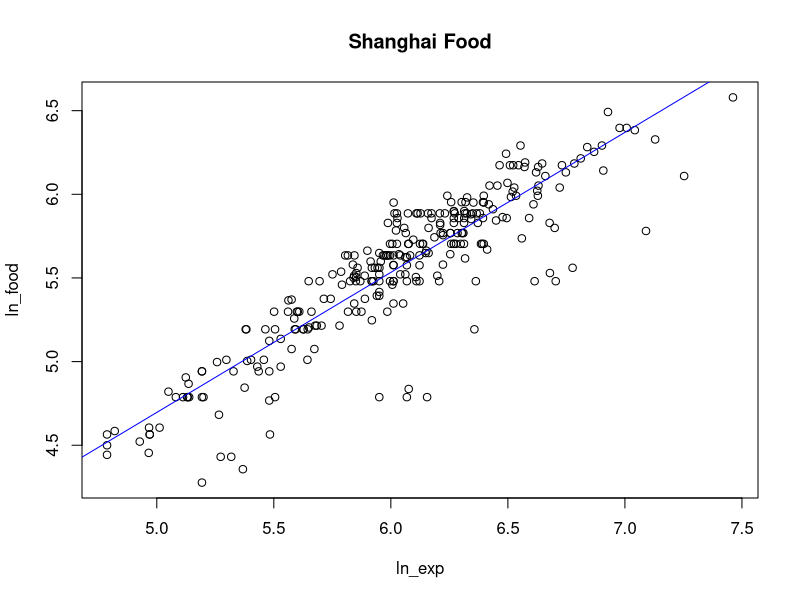
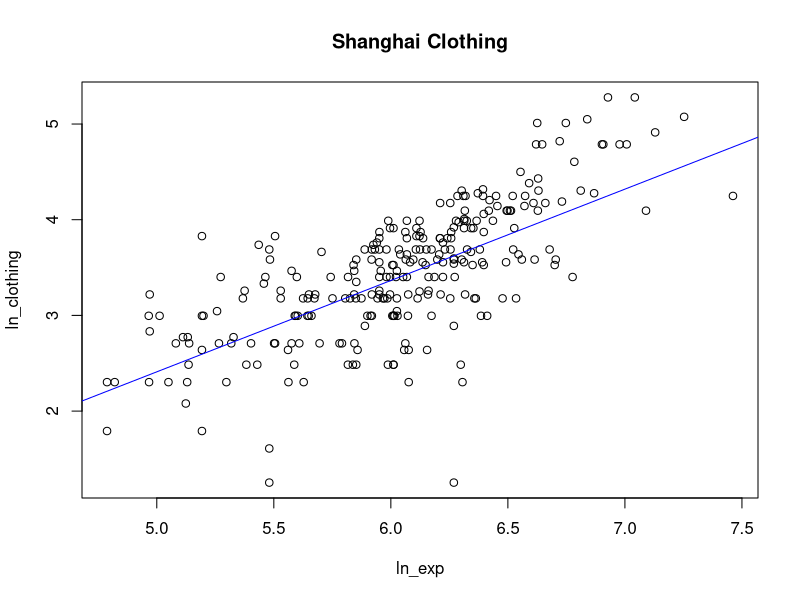
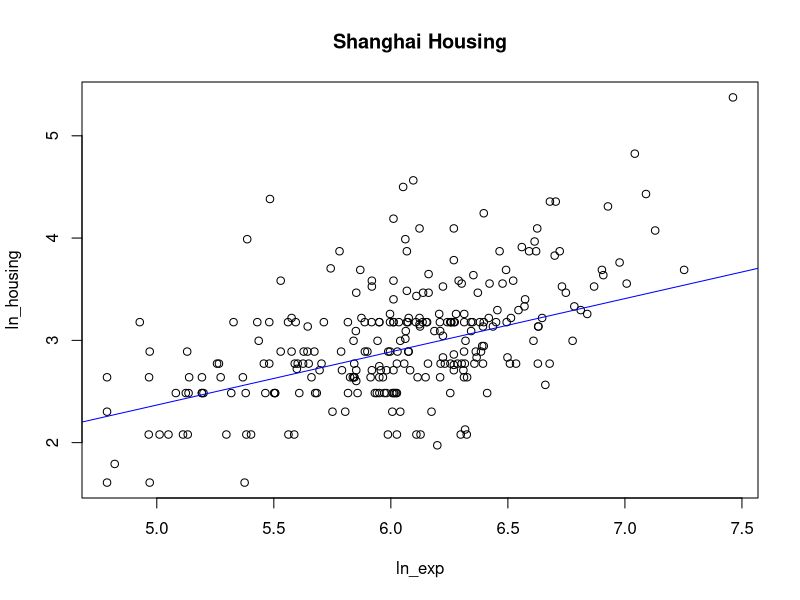
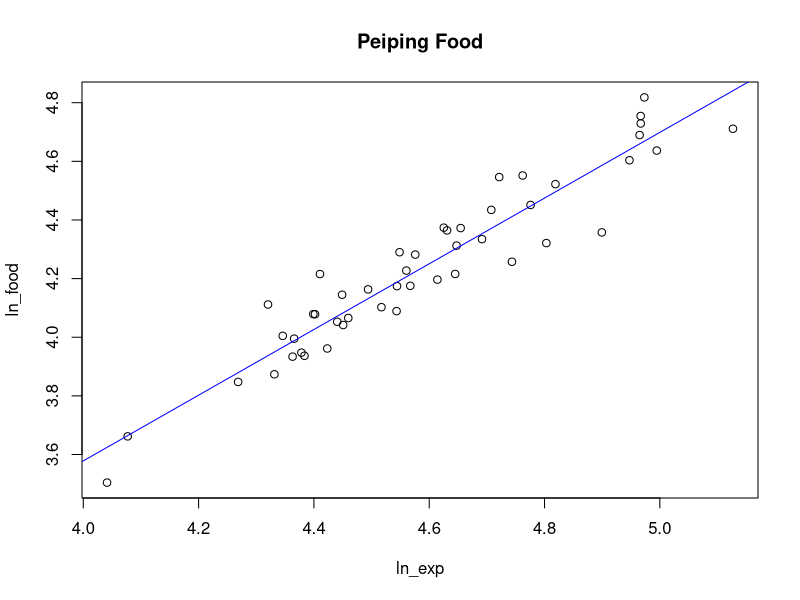
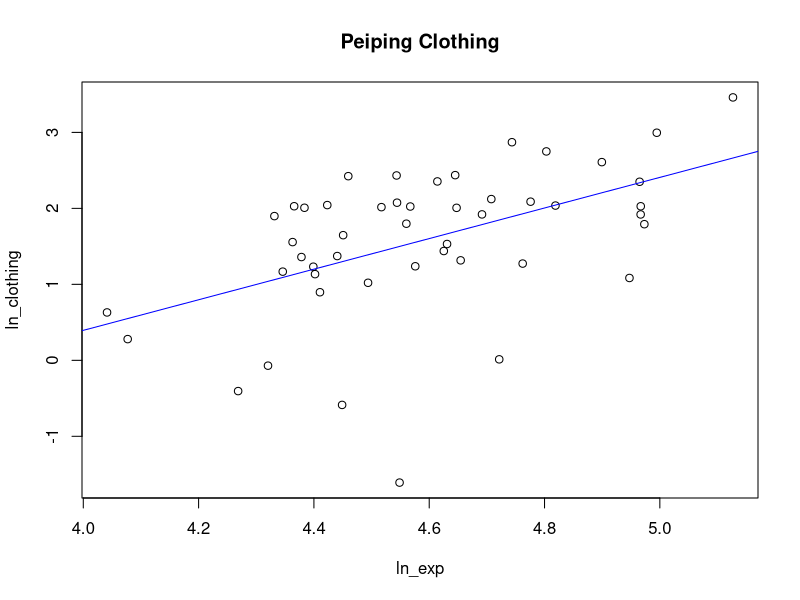
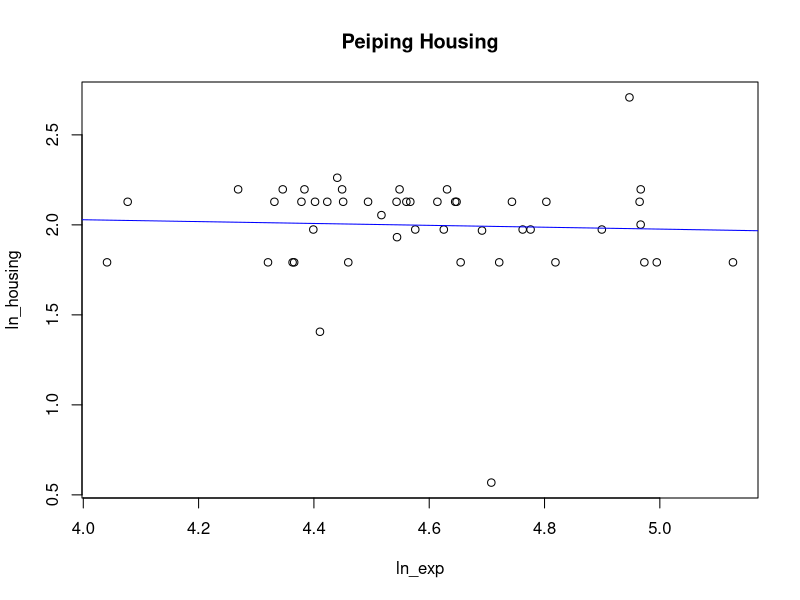

Reproduce these figures in R, in order.
library(tidyverse)
library(haven)
library(ggplot2)
china_data <- read_dta(file = "fes_china.dta")

# Add in log variables for later use

china_data_logged = china_data %>%
  mutate(ln_share_food = log(food/totalexpenditures),
         ln_share_clothing = log(clothing/totalexpenditures),
         ln_share_housing = log(houserent/totalexpenditures),
         ln_exp = log(totalexpenditures),
         ln_fam_size = log(totalfamilymembers))

china_data_add = china_data %>%
  mutate(ln_food = log(food),
         ln_clothing = log(clothing),
         ln_housing = log(houserent),
         ln_exp = log(totalexpenditures),
         ln_fam_size = log(totalfamilymembers))

# Seperate chinese data into 4 subsets

shanghai = subset(china_data_add, factory==0 | factory==1 | factory==2)

peiping = subset(china_data_add, factory==3)

### Find Elasticities

## shanghai

# food
lm_shanghai_food = lm(ln_food ~ ln_exp+ln_fam_size,shanghai)
plot(ln_food ~ ln_exp, main = "Shanghai Food", data=shanghai)
abline(lm_shanghai_food, col="blue")
summary(lm_shanghai_food)

# clothing
lm_shanghai_clothing = lm(ln_clothing ~ ln_exp+ln_fam_size,shanghai)
plot(ln_clothing ~ ln_exp, main = "Shanghai Clothing", data=shanghai)
abline(lm_shanghai_clothing, col="blue")
summary(lm_shanghai_clothing)

# housing
lm_shanghai_housing = lm(ln_housing ~ ln_exp+ln_fam_size,shanghai)
plot(ln_housing ~ ln_exp, main = "Shanghai Housing", data=shanghai)
abline(lm_shanghai_housing, col="blue")
summary(lm_shanghai_housing)

## peiping

# food
lm_peiping_food = lm(ln_food ~ ln_exp,peiping)
plot(ln_food ~ ln_exp, main = "Peiping Food", data=peiping)
abline(lm_peiping_food, col="blue")
summary(lm_peiping_food)

# clothing
lm_peiping_clothing = lm(ln_clothing ~ ln_exp,peiping)
plot(ln_clothing ~ ln_exp, main = "Peiping Clothing", data=peiping)
abline(lm_peiping_clothing, col="blue")
summary(lm_peiping_clothing)

# housing
lm_peiping_housing = lm(ln_housing ~ ln_exp,peiping)
plot(ln_housing ~ ln_exp, main = "Peiping Housing", data=peiping)
abline(lm_peiping_housing, col="blue")
summary(lm_peiping_housing)


